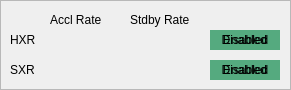
    <widget class="QFrame" name="frame_2">
     <property name="geometry">
      <rect>
       <x>20</x>
       <y>560</y>
       <width>291</width>
       <height>90</height>
      </rect>
     </property>
     <property name="frameShape">
      <enum>QFrame::StyledPanel</enum>
     </property>
     <property name="frameShadow">
      <enum>QFrame::Raised</enum>
     </property>
     <widget class="QLabel" name="label_8">
      <property name="geometry">
       <rect>
        <x>10</x>
        <y>30</y>
        <width>30</width>
        <height>20</height>
       </rect>
      </property>
      <property name="font">
       <font>
        <pointsize>9</pointsize>
        <weight>50</weight>
        <bold>false</bold>
       </font>
      </property>
      <property name="text">
       <string>HXR</string>
      </property>
     </widget>
     <widget class="QLabel" name="label_9">
      <property name="geometry">
       <rect>
        <x>10</x>
        <y>60</y>
        <width>30</width>
        <height>20</height>
       </rect>
      </property>
      <property name="font">
       <font>
        <pointsize>9</pointsize>
        <weight>50</weight>
        <bold>false</bold>
       </font>
      </property>
      <property name="text">
       <string>SXR</string>
      </property>
     </widget>
     <widget class="QLabel" name="label_10">
      <property name="geometry">
       <rect>
        <x>50</x>
        <y>10</y>
        <width>70</width>
        <height>20</height>
       </rect>
      </property>
      <property name="font">
       <font>
        <pointsize>9</pointsize>
        <weight>50</weight>
        <bold>false</bold>
       </font>
      </property>
      <property name="text">
       <string>Accl Rate</string>
      </property>
     </widget>
     <widget class="QLabel" name="label_11">
      <property name="geometry">
       <rect>
        <x>130</x>
        <y>10</y>
        <width>70</width>
        <height>20</height>
       </rect>
      </property>
      <property name="font">
       <font>
        <pointsize>9</pointsize>
        <weight>50</weight>
        <bold>false</bold>
       </font>
      </property>
      <property name="text">
       <string>Stdby Rate</string>
      </property>
     </widget>
     <widget class="PyDMLabel" name="PyDMLabel_6">
      <property name="geometry">
       <rect>
        <x>50</x>
        <y>60</y>
        <width>70</width>
        <height>20</height>
       </rect>
      </property>
      <property name="toolTip">
       <string/>
      </property>
      <property name="alignment">
       <set>Qt::AlignCenter</set>
      </property>
      <property name="precision" stdset="0">
       <number>0</number>
      </property>
      <property name="showUnits" stdset="0">
       <bool>false</bool>
      </property>
      <property name="precisionFromPV" stdset="0">
       <bool>true</bool>
      </property>
      <property name="alarmSensitiveContent" stdset="0">
       <bool>false</bool>
      </property>
      <property name="alarmSensitiveBorder" stdset="0">
       <bool>true</bool>
      </property>
      <property name="PyDMToolTip" stdset="0">
       <string/>
      </property>
      <property name="channel" stdset="0">
       <string>ca://TCAV:DMPS:360:2:TRG_SXR_ACCL_RATE</string>
      </property>
      <property name="enableRichText" stdset="0">
       <bool>false</bool>
      </property>
      <property name="displayFormat" stdset="0">
       <enum>PyDMLabel::String</enum>
      </property>
     </widget>
     <widget class="PyDMLabel" name="PyDMLabel_7">
      <property name="geometry">
       <rect>
        <x>130</x>
        <y>30</y>
        <width>70</width>
        <height>20</height>
       </rect>
      </property>
      <property name="toolTip">
       <string/>
      </property>
      <property name="alignment">
       <set>Qt::AlignCenter</set>
      </property>
      <property name="precision" stdset="0">
       <number>0</number>
      </property>
      <property name="showUnits" stdset="0">
       <bool>false</bool>
      </property>
      <property name="precisionFromPV" stdset="0">
       <bool>true</bool>
      </property>
      <property name="alarmSensitiveContent" stdset="0">
       <bool>false</bool>
      </property>
      <property name="alarmSensitiveBorder" stdset="0">
       <bool>true</bool>
      </property>
      <property name="PyDMToolTip" stdset="0">
       <string/>
      </property>
      <property name="channel" stdset="0">
       <string>ca://TCAV:DMPH:360:0:TRG_HXR_STDBY_RATE</string>
      </property>
      <property name="enableRichText" stdset="0">
       <bool>false</bool>
      </property>
      <property name="displayFormat" stdset="0">
       <enum>PyDMLabel::String</enum>
      </property>
     </widget>
     <widget class="PyDMLabel" name="PyDMLabel_8">
      <property name="geometry">
       <rect>
        <x>130</x>
        <y>60</y>
        <width>70</width>
        <height>20</height>
       </rect>
      </property>
      <property name="toolTip">
       <string/>
      </property>
      <property name="alignment">
       <set>Qt::AlignCenter</set>
      </property>
      <property name="precision" stdset="0">
       <number>0</number>
      </property>
      <property name="showUnits" stdset="0">
       <bool>false</bool>
      </property>
      <property name="precisionFromPV" stdset="0">
       <bool>true</bool>
      </property>
      <property name="alarmSensitiveContent" stdset="0">
       <bool>false</bool>
      </property>
      <property name="alarmSensitiveBorder" stdset="0">
       <bool>true</bool>
      </property>
      <property name="PyDMToolTip" stdset="0">
       <string/>
      </property>
      <property name="channel" stdset="0">
       <string>ca://TCAV:DMPS:360:2:TRG_SXR_STDBY_RATE</string>
      </property>
      <property name="enableRichText" stdset="0">
       <bool>false</bool>
      </property>
      <property name="displayFormat" stdset="0">
       <enum>PyDMLabel::String</enum>
      </property>
     </widget>
     <widget class="PyDMLabel" name="PyDMLabel_10">
      <property name="geometry">
       <rect>
        <x>210</x>
        <y>30</y>
        <width>70</width>
        <height>20</height>
       </rect>
      </property>
      <property name="toolTip">
       <string/>
      </property>
      <property name="styleSheet">
       <string notr="true">background-color: rgb(85, 170, 127);</string>
      </property>
      <property name="frameShape">
       <enum>QFrame::NoFrame</enum>
      </property>
      <property name="frameShadow">
       <enum>QFrame::Plain</enum>
      </property>
      <property name="text">
       <string>Enabled</string>
      </property>
      <property name="textFormat">
       <enum>Qt::PlainText</enum>
      </property>
      <property name="alignment">
       <set>Qt::AlignCenter</set>
      </property>
      <property name="rules" stdset="0">
       <string>[{&quot;name&quot;: &quot;New Rule&quot;, &quot;property&quot;: &quot;Visible&quot;, &quot;initial_value&quot;: &quot;&quot;, &quot;expression&quot;: &quot;not (ch[0]&gt;=0 and ch[0]&lt;1)&quot;, &quot;channels&quot;: [{&quot;channel&quot;: &quot;ca://TCAV:DMPH:360:0:TRG_HXR_TCTL&quot;, &quot;trigger&quot;: true, &quot;use_enum&quot;: false}], &quot;notes&quot;: &quot;&quot;}]</string>
      </property>
      <property name="precision" stdset="0">
       <number>0</number>
      </property>
      <property name="showUnits" stdset="0">
       <bool>false</bool>
      </property>
      <property name="precisionFromPV" stdset="0">
       <bool>true</bool>
      </property>
      <property name="alarmSensitiveContent" stdset="0">
       <bool>false</bool>
      </property>
      <property name="alarmSensitiveBorder" stdset="0">
       <bool>true</bool>
      </property>
      <property name="PyDMToolTip" stdset="0">
       <string/>
      </property>
      <property name="channel" stdset="0">
       <string/>
      </property>
      <property name="enableRichText" stdset="0">
       <bool>false</bool>
      </property>
      <property name="displayFormat" stdset="0">
       <enum>PyDMLabel::String</enum>
      </property>
     </widget>
     <widget class="PyDMLabel" name="PyDMLabel_11">
      <property name="geometry">
       <rect>
        <x>210</x>
        <y>30</y>
        <width>70</width>
        <height>20</height>
       </rect>
      </property>
      <property name="toolTip">
       <string/>
      </property>
      <property name="styleSheet">
       <string notr="true"/>
      </property>
      <property name="frameShape">
       <enum>QFrame::NoFrame</enum>
      </property>
      <property name="frameShadow">
       <enum>QFrame::Plain</enum>
      </property>
      <property name="text">
       <string>Disabled</string>
      </property>
      <property name="textFormat">
       <enum>Qt::PlainText</enum>
      </property>
      <property name="alignment">
       <set>Qt::AlignCenter</set>
      </property>
      <property name="rules" stdset="0">
       <string>[{&quot;name&quot;: &quot;New Rule&quot;, &quot;property&quot;: &quot;Visible&quot;, &quot;initial_value&quot;: &quot;&quot;, &quot;expression&quot;: &quot;ch[0]&gt;=0 and ch[0]&lt;1&quot;, &quot;channels&quot;: [{&quot;channel&quot;: &quot;ca://TCAV:DMPH:360:0:TRG_HXR_TCTL&quot;, &quot;trigger&quot;: true, &quot;use_enum&quot;: false}], &quot;notes&quot;: &quot;&quot;}]</string>
      </property>
      <property name="precision" stdset="0">
       <number>0</number>
      </property>
      <property name="showUnits" stdset="0">
       <bool>false</bool>
      </property>
      <property name="precisionFromPV" stdset="0">
       <bool>true</bool>
      </property>
      <property name="alarmSensitiveContent" stdset="0">
       <bool>false</bool>
      </property>
      <property name="alarmSensitiveBorder" stdset="0">
       <bool>true</bool>
      </property>
      <property name="PyDMToolTip" stdset="0">
       <string/>
      </property>
      <property name="channel" stdset="0">
       <string/>
      </property>
      <property name="enableRichText" stdset="0">
       <bool>false</bool>
      </property>
      <property name="displayFormat" stdset="0">
       <enum>PyDMLabel::String</enum>
      </property>
     </widget>
     <widget class="PyDMLabel" name="PyDMLabel_12">
      <property name="geometry">
       <rect>
        <x>210</x>
        <y>60</y>
        <width>70</width>
        <height>20</height>
       </rect>
      </property>
      <property name="toolTip">
       <string/>
      </property>
      <property name="styleSheet">
       <string notr="true">background-color: rgb(85, 170, 127);</string>
      </property>
      <property name="frameShape">
       <enum>QFrame::NoFrame</enum>
      </property>
      <property name="frameShadow">
       <enum>QFrame::Plain</enum>
      </property>
      <property name="text">
       <string>Enabled</string>
      </property>
      <property name="textFormat">
       <enum>Qt::PlainText</enum>
      </property>
      <property name="alignment">
       <set>Qt::AlignCenter</set>
      </property>
      <property name="rules" stdset="0">
       <string>[{&quot;name&quot;: &quot;New Rule&quot;, &quot;property&quot;: &quot;Visible&quot;, &quot;initial_value&quot;: &quot;&quot;, &quot;expression&quot;: &quot;not (ch[0]&gt;=0 and ch[0]&lt;1)&quot;, &quot;channels&quot;: [{&quot;channel&quot;: &quot;ca://TCAV:DMPS:360:2:TRG_SXR_TCTL&quot;, &quot;trigger&quot;: true, &quot;use_enum&quot;: false}], &quot;notes&quot;: &quot;&quot;}]</string>
      </property>
      <property name="precision" stdset="0">
       <number>0</number>
      </property>
      <property name="showUnits" stdset="0">
       <bool>false</bool>
      </property>
      <property name="precisionFromPV" stdset="0">
       <bool>true</bool>
      </property>
      <property name="alarmSensitiveContent" stdset="0">
       <bool>false</bool>
      </property>
      <property name="alarmSensitiveBorder" stdset="0">
       <bool>true</bool>
      </property>
      <property name="PyDMToolTip" stdset="0">
       <string/>
      </property>
      <property name="channel" stdset="0">
       <string/>
      </property>
      <property name="enableRichText" stdset="0">
       <bool>false</bool>
      </property>
      <property name="displayFormat" stdset="0">
       <enum>PyDMLabel::String</enum>
      </property>
     </widget>
     <widget class="PyDMLabel" name="PyDMLabel_13">
      <property name="geometry">
       <rect>
        <x>210</x>
        <y>60</y>
        <width>70</width>
        <height>20</height>
       </rect>
      </property>
      <property name="toolTip">
       <string/>
      </property>
      <property name="styleSheet">
       <string notr="true"/>
      </property>
      <property name="frameShape">
       <enum>QFrame::NoFrame</enum>
      </property>
      <property name="frameShadow">
       <enum>QFrame::Plain</enum>
      </property>
      <property name="text">
       <string>Disabled</string>
      </property>
      <property name="textFormat">
       <enum>Qt::PlainText</enum>
      </property>
      <property name="alignment">
       <set>Qt::AlignCenter</set>
      </property>
      <property name="rules" stdset="0">
       <string>[{&quot;name&quot;: &quot;New Rule&quot;, &quot;property&quot;: &quot;Visible&quot;, &quot;initial_value&quot;: &quot;&quot;, &quot;expression&quot;: &quot;ch[0]&gt;=0 and ch[0]&lt;1&quot;, &quot;channels&quot;: [{&quot;channel&quot;: &quot;ca://TCAV:DMPS:360:2:TRG_SXR_TCTL&quot;, &quot;trigger&quot;: true, &quot;use_enum&quot;: false}], &quot;notes&quot;: &quot;&quot;}]</string>
      </property>
      <property name="precision" stdset="0">
       <number>0</number>
      </property>
      <property name="showUnits" stdset="0">
       <bool>false</bool>
      </property>
      <property name="precisionFromPV" stdset="0">
       <bool>true</bool>
      </property>
      <property name="alarmSensitiveContent" stdset="0">
       <bool>false</bool>
      </property>
      <property name="alarmSensitiveBorder" stdset="0">
       <bool>true</bool>
      </property>
      <property name="PyDMToolTip" stdset="0">
       <string/>
      </property>
      <property name="channel" stdset="0">
       <string/>
      </property>
      <property name="enableRichText" stdset="0">
       <bool>false</bool>
      </property>
      <property name="displayFormat" stdset="0">
       <enum>PyDMLabel::String</enum>
      </property>
     </widget>
     <widget class="PyDMLabel" name="PyDMLabel_5">
      <property name="geometry">
       <rect>
        <x>50</x>
        <y>30</y>
        <width>70</width>
        <height>20</height>
       </rect>
      </property>
      <property name="toolTip">
       <string/>
      </property>
      <property name="alignment">
       <set>Qt::AlignCenter</set>
      </property>
      <property name="precision" stdset="0">
       <number>0</number>
      </property>
      <property name="showUnits" stdset="0">
       <bool>false</bool>
      </property>
      <property name="precisionFromPV" stdset="0">
       <bool>true</bool>
      </property>
      <property name="alarmSensitiveContent" stdset="0">
       <bool>false</bool>
      </property>
      <property name="alarmSensitiveBorder" stdset="0">
       <bool>true</bool>
      </property>
      <property name="PyDMToolTip" stdset="0">
       <string/>
      </property>
      <property name="channel" stdset="0">
       <string>ca://TCAV:DMPH:360:0:TRG_HXR_ACCL_RATE</string>
      </property>
      <property name="enableRichText" stdset="0">
       <bool>false</bool>
      </property>
      <property name="displayFormat" stdset="0">
       <enum>PyDMLabel::String</enum>
      </property>
     </widget>
    </widget>
